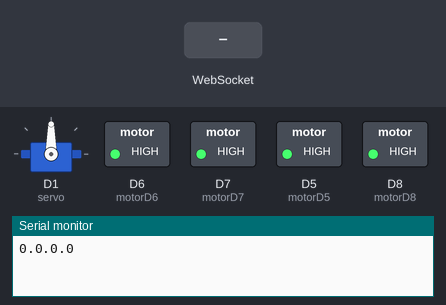
Bench run of a sketch on a simulated ESP8266 (NodeMCU). Shown: servo, switched loads named in the sketch (green lamp = pin HIGH), the last lines printed to the serial monitor. The inputs (shaded band) are chosen by the test bench. Storage starts empty.

Above: at 1.2 s.
1.3 s: WebSocket text "0" received
At 2.5 s:
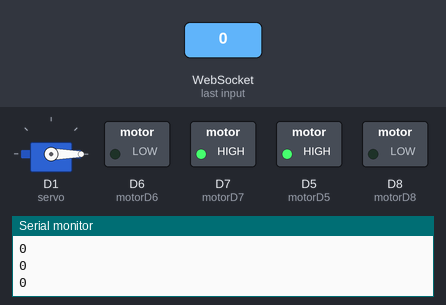
2.8 s: WebSocket text "STATE" received
Timing chart, 0 to 5.8 s (numbered marks = the images above; inputs shaded):
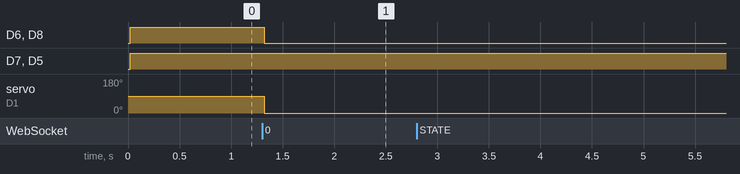

The sketch:

board-car.ino
```cpp
#include "FS.h"
#include <ESP8266WiFi.h>
#include <ESPAsyncTCP.h>
#include <ESPAsyncWebServer.h>
#include <Servo.h>
#include <ArduinoJson.h>

// Replace with your network credentials
const char* ssid = "ESPControl";
const char* password = "0123456789";
String messageData = "";

int MotorState = 1;
int ServoState = 90;
const int motorD8 = 15;
const int motorD7 = 13;
const int motorD6 = 12;
const int motorD5 = 14;

Servo servo;

// Create AsyncWebServer object on port 80
AsyncWebServer server(80);
AsyncWebSocket ws("/ws");

void notifyClients() {
  ws.textAll(String(MotorState));
  ws.textAll(String(ServoState));
}

void handleWebSocketMessage(void *arg, uint8_t *data, size_t len) {
  AwsFrameInfo *info = (AwsFrameInfo*)arg;

  if (info->final && info->index == 0 && info->len == len && info->opcode == WS_TEXT) {
        StaticJsonDocument<256> json;
        DeserializationError err = deserializeJson(json, data);
        if (err) {
            Serial.print(F("deserializeJson() failed with code "));
            Serial.println(err.c_str());
            return;
        }

        const char* horizontalRotation = json["horizontal"];
        Serial.println(atoi(horizontalRotation));
        ServoState = atoi(horizontalRotation);

        const char* verticalDirection = json["vertical"];
        Serial.println(atoi(verticalDirection));
        MotorState = atoi(verticalDirection);

        const char* verticalSpeed = json["verticalSpeed"];
        Serial.println(atoi(verticalSpeed));

//        analogWrite(motorD6, atoi(verticalSpeed) );

    }
}

void onEvent(AsyncWebSocket *server, AsyncWebSocketClient *client, AwsEventType type, void *arg, uint8_t *data, size_t len) {
    switch (type) {
      case WS_EVT_CONNECT:
        Serial.printf("WebSocket client #%u connected from %s\n", client->id(), client->remoteIP().toString().c_str());
        break;
      case WS_EVT_DISCONNECT:
        Serial.printf("WebSocket client #%u disconnected\n", client->id());
        break;
      case WS_EVT_DATA:
        handleWebSocketMessage(arg, data, len);
        break;
      case WS_EVT_PONG:
      case WS_EVT_ERROR:
        break;
  }
}

void initWebSocket() {
  ws.onEvent(onEvent);
  server.addHandler(&ws);
}

String processor(const String& var){
  Serial.println(var);
  if(var == "STATE"){
    if (MotorState || ServoState){
      return "ON";
    }
    else{
      return "OFF";
    }
  }
  return String();
}

void setup(){
  Serial.begin(115200);

  pinMode(motorD8, OUTPUT);
  pinMode(motorD7, OUTPUT);
  pinMode(motorD6, OUTPUT);
  pinMode(motorD5, OUTPUT);

  servo.attach(D1);
  servo.write(90);


//  digitalWrite(ledPin, LOW);

  if(!SPIFFS.begin()){
    Serial.println("An Error has occurred while mounting SPIFFS");
    return;
  }

  WiFi.mode(WIFI_AP);
  WiFi.softAP(ssid);

  // Print ESP Local IP Address
  Serial.println(WiFi.localIP());

  initWebSocket();

  // Route for root / web page
  server.on("/", HTTP_GET, [](AsyncWebServerRequest *request){
    // request->send_P(200, "text/html", index_html, processor);
    request->send(SPIFFS, "/index.html", String(), false, processor);
  });

  server.on("/main.js", HTTP_GET, [](AsyncWebServerRequest *request){
    request->send(SPIFFS, "/main.js", "text/javascript");
  });
  server.on("/libs/jquery.js", HTTP_GET, [](AsyncWebServerRequest *request){
    request->send(SPIFFS, "/libs/jquery.js", "text/javascript");
  });
  server.on("/libs/hammer.js", HTTP_GET, [](AsyncWebServerRequest *request){
    request->send(SPIFFS, "/libs/hammer.js", "text/javascript");
  });
  server.on("/libs/createjs.min.js", HTTP_GET, [](AsyncWebServerRequest *request){
    request->send(SPIFFS, "/libs/createjs.min.js", "text/javascript");
  });

  server.on("/main.css", HTTP_GET, [](AsyncWebServerRequest *request){
    request->send(SPIFFS, "/main.css", "text/css");
  });

  // Start server
  server.begin();
}

void loop() {
  ws.cleanupClients();
  switch(MotorState) {
    case 0:
     digitalWrite(motorD8, LOW);
      digitalWrite(motorD7, HIGH);
      digitalWrite(motorD6, LOW);
      digitalWrite(motorD5, HIGH);
    break;
    case 1:
       digitalWrite(motorD8, HIGH);
      digitalWrite(motorD7, HIGH);
      digitalWrite(motorD6, HIGH);
      digitalWrite(motorD5, HIGH);
    break;
    case 2:
      digitalWrite(motorD8, HIGH);
      digitalWrite(motorD7, LOW);
      digitalWrite(motorD6, HIGH);
      digitalWrite(motorD5, LOW);
    break;
  }

  servo.write(ServoState);
  // switch(ServoState) {
  //   case 0:
  //    servo.write(0);
  //   break;
  //   case 1:
  //     servo.write(90);
  //   break;
  //   case 2:
  //     servo.write(180);
  //   break;
  // }

}
```

Measured:
- after the input at 1.3 s, D6 (motorD6), D8 (motorD8): HIGH → LOW at once; servo on D1 (servo): 90° → 0° at once
